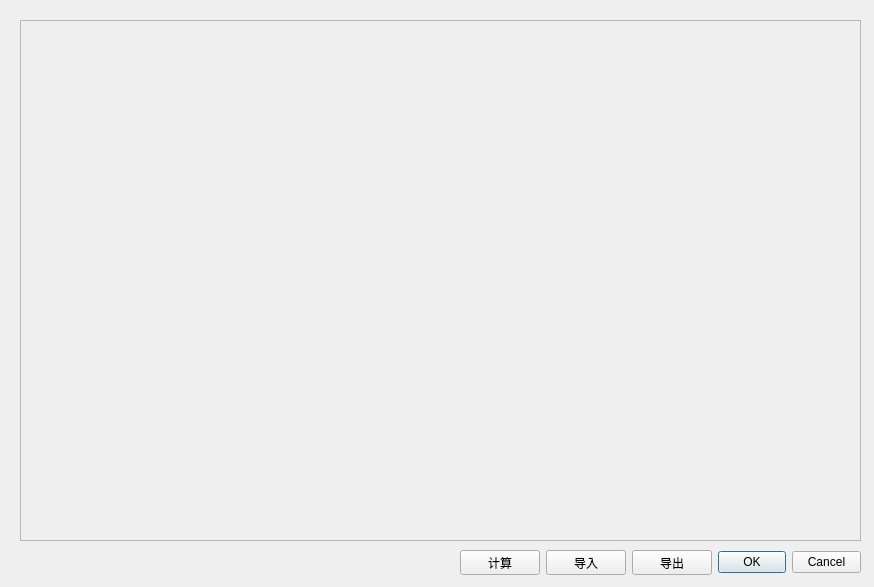
<?xml version="1.0" encoding="UTF-8"?>
<ui version="4.0">
 <class>IncentiveTrajectoryDialog</class>
 <widget class="QDialog" name="IncentiveTrajectoryDialog">
  <property name="geometry">
   <rect>
    <x>0</x>
    <y>0</y>
    <width>874</width>
    <height>587</height>
   </rect>
  </property>
  <property name="windowTitle">
   <string>Dialog</string>
  </property>
  <widget class="QScrollArea" name="scrollArea">
   <property name="geometry">
    <rect>
     <x>20</x>
     <y>20</y>
     <width>841</width>
     <height>521</height>
    </rect>
   </property>
   <property name="sizePolicy">
    <sizepolicy hsizetype="Preferred" vsizetype="Preferred">
     <horstretch>0</horstretch>
     <verstretch>0</verstretch>
    </sizepolicy>
   </property>
   <property name="widgetResizable">
    <bool>true</bool>
   </property>
   <widget class="QWidget" name="scrollAreaWidgetContents">
    <property name="geometry">
     <rect>
      <x>0</x>
      <y>0</y>
      <width>839</width>
      <height>519</height>
     </rect>
    </property>
   </widget>
  </widget>
  <widget class="QWidget" name="layoutWidget">
   <property name="geometry">
    <rect>
     <x>460</x>
     <y>550</y>
     <width>401</width>
     <height>25</height>
    </rect>
   </property>
   <layout class="QHBoxLayout" name="horizontalLayout">
    <item>
     <widget class="QPushButton" name="pushButton">
      <property name="text">
       <string>计算</string>
      </property>
     </widget>
    </item>
    <item>
     <widget class="QPushButton" name="importButton">
      <property name="text">
       <string>导入</string>
      </property>
     </widget>
    </item>
    <item>
     <widget class="QPushButton" name="exportButton">
      <property name="text">
       <string>导出</string>
      </property>
     </widget>
    </item>
    <item>
     <widget class="QDialogButtonBox" name="buttonBox">
      <property name="orientation">
       <enum>Qt::Horizontal</enum>
      </property>
      <property name="standardButtons">
       <set>QDialogButtonBox::Cancel|QDialogButtonBox::Ok</set>
      </property>
     </widget>
    </item>
   </layout>
  </widget>
 </widget>
 <resources/>
 <connections>
  <connection>
   <sender>buttonBox</sender>
   <signal>accepted()</signal>
   <receiver>IncentiveTrajectoryDialog</receiver>
   <slot>accept()</slot>
   <hints>
    <hint type="sourcelabel">
     <x>248</x>
     <y>254</y>
    </hint>
    <hint type="destinationlabel">
     <x>157</x>
     <y>274</y>
    </hint>
   </hints>
  </connection>
  <connection>
   <sender>buttonBox</sender>
   <signal>rejected()</signal>
   <receiver>IncentiveTrajectoryDialog</receiver>
   <slot>reject()</slot>
   <hints>
    <hint type="sourcelabel">
     <x>316</x>
     <y>260</y>
    </hint>
    <hint type="destinationlabel">
     <x>286</x>
     <y>274</y>
    </hint>
   </hints>
  </connection>
 </connections>
</ui>
